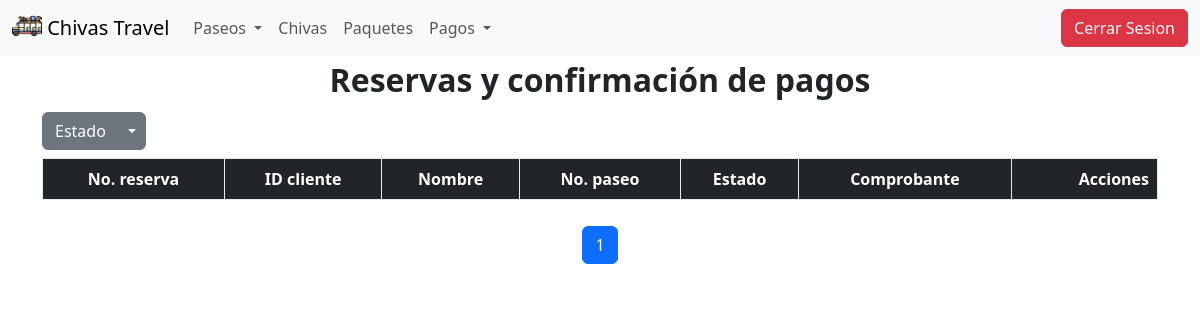
The page /paseos/pagosAdmin/?lista=pendientes&page=2 on the database as committed earlier.
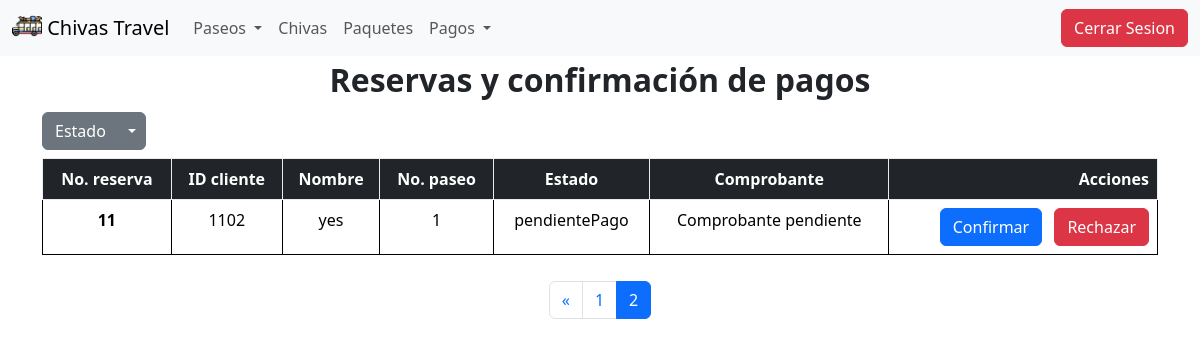
The same page on the database as committed later.
### paseos/models.py (models this page shows)
class Reserva(models.Model):
    paseo = models.ForeignKey(Paseo, on_delete=models.CASCADE)
    estado = models.CharField(max_length=100)
    fechaCreacion = models.DateField()
    valor = models.IntegerField()
    paquete = models.ForeignKey(Paquete, on_delete=models.CASCADE)
    comprobantePago = models.CharField(max_length=200000, default='none')
    persona = models.ForeignKey(Cliente, on_delete=models.CASCADE)

class Cliente(models.Model):
    nombre = models.CharField(max_length=100)
    id = models.IntegerField(primary_key=True)
    celular = models.IntegerField()
    correo = models.EmailField()
    edad = models.IntegerField()
    cuentaBancaria = models.ForeignKey(CuentaBancaria, on_delete=models.CASCADE)

class Paseo(models.Model):
    imagen = models.CharField(max_length=500000, default='default_value')
    origen = models.CharField(max_length=100)
    destino = models.CharField(max_length=100)
    descripcion = models.CharField(max_length=300)
    fecha = models.DateField()
    hora = models.TimeField()
    chiva = models.ForeignKey(Chiva, on_delete=models.CASCADE)
    esquemaCobro = models.ForeignKey(EsquemaCobro, on_delete=models.CASCADE)
    disponibilidad = models.IntegerField()

### paseos/views.py (the view, shortened to what this page needs)
# urls.py: path('pagosAdmin/', views.pagosAdmin, name='pagosAdmin' ),
def pagosAdmin(request):
    pendientes = Reserva.objects.filter(estado="pendientePago")
    confirmadas = Reserva.objects.filter(estado="confirmada")
    lista = request.GET.get('lista', 'confirmadas')
    if lista == 'pendientes':
        listaReservas = pendientes
    else:
        listaReservas = confirmadas
    paginator = Paginator(listaReservas, 10)
    pageNumber = request.GET.get('page')
    objsReserva = paginator.get_page(pageNumber)
    return render(request, 'pagosAdmin.html', {'listaReservas' : objsReserva,
                                               'lista' : lista})

### paseos/templates/pagosAdmin.html (shortened to what the changed rows need)
<!DOCTYPE html>
<html lang="en">
<head>
    {% load static %}
    <link rel="stylesheet" href="{% static '/styles.css' %}">
    <link href="{% static '/stylesApp.css' %}" rel="stylesheet">
</head>
<body>
    <main class="pagosMain">
        <div id="squereMain" class="container">
            <table class="table table-bordered border-black">
                <thead>
                  <tr class="table-dark table-bordered border-light-subtle">
                    <th scope="col" class="text-center">No. reserva</th>
                    <th scope="col" class="text-center">ID cliente</th>
                    <th scope="col" class="text-center">Nombre</th>
                    <th scope="col" class="text-center">No. paseo</th>
                    <th scope="col" class="text-center">Estado</th>
                    <th scope="col" class="text-center">Comprobante</th>
                    <th scope="col" class="text-end">Acciones</th>
                  </tr>
                </thead>
                <tbody>
                {% for reserva in listaReservas %}
                  <tr>
                    <th scope="row" class="text-center">{{reserva.id}}</th>
                    <td class="text-center">{{reserva.persona.id}}</td>
                    <td class="text-center">{{reserva.persona.nombre}}</td>
                    <td class="text-center">{{reserva.paseo.id}}</td>
                    <td class="text-center">{{reserva.estado}}</td>
                    <td class="text-center">
                        {% if reserva.comprobantePago == 'none' %}
                            Comprobante pendiente
                        {% else %}
                            <button type="button" class="btn btn-link" data-bs-toggle="modal" data-bs-target="#pagosModal{{ reserva.persona.id }}">
                                Ver comprobante
                            </button>
                        {% endif %}
                    </td>
                    <td class="text-end">
                        <form method="post" action=''>
                            {% if reserva.estado == 'pendientePago' %}
                                <button type="submit" name="action" value="confirmar" class="btn btn-primary me-2">Confirmar</button>
                            {% endif %}
                            <button type="submit" name="action" value="rechazar" class="btn btn-danger">Rechazar</button>
                        </form>
                    </td>
                  </tr>
                {% endfor %}
                </tbody>
            </table>
        </div>
        <div class="pagination-wrapper">
            <nav aria-label="Page navigation">
                <ul class="pagination justify-content-center custom-cursor">
                    {% if listaReservas.has_previous %}
                        <li class="page-item">
                            <a class="page-link" href="?lista={{ lista }}&page={{ listaReservas.previous_page_number }}" aria-label="Previous">
                                <span aria-hidden="true">&laquo;</span>
                            </a>
                        </li>
                    {% endif %}
                    {% for num in listaReservas.paginator.page_range %}
                        {% if listaReservas.number == num %}
                            <li class="page-item active"><span class="page-link">{{ num }}</span></li>
                        {% elif num > listaReservas.number|add:'-3' and num < listaReservas.number|add:'3' %}
                            <li class="page-item"><a class="page-link" href="?lista={{ lista }}&page={{ num }}">{{ num }}</a></li>
                        {% endif %}
                    {% endfor %}
                </ul>
            </nav>
        </div>
    </main>
</body>
</html>

Rows that differ between the two databases and show on the page:
now on this page (row edited): Reserva: id "11", persona.id "1102", persona.nombre "yes", paseo.id "1", estado "pendientePago", comprobantePago "Comprobante pendiente", shows "Confirmar"
Other text that changed with them:
list line gone: "1"
new list line: "1"
new list line: "2"
